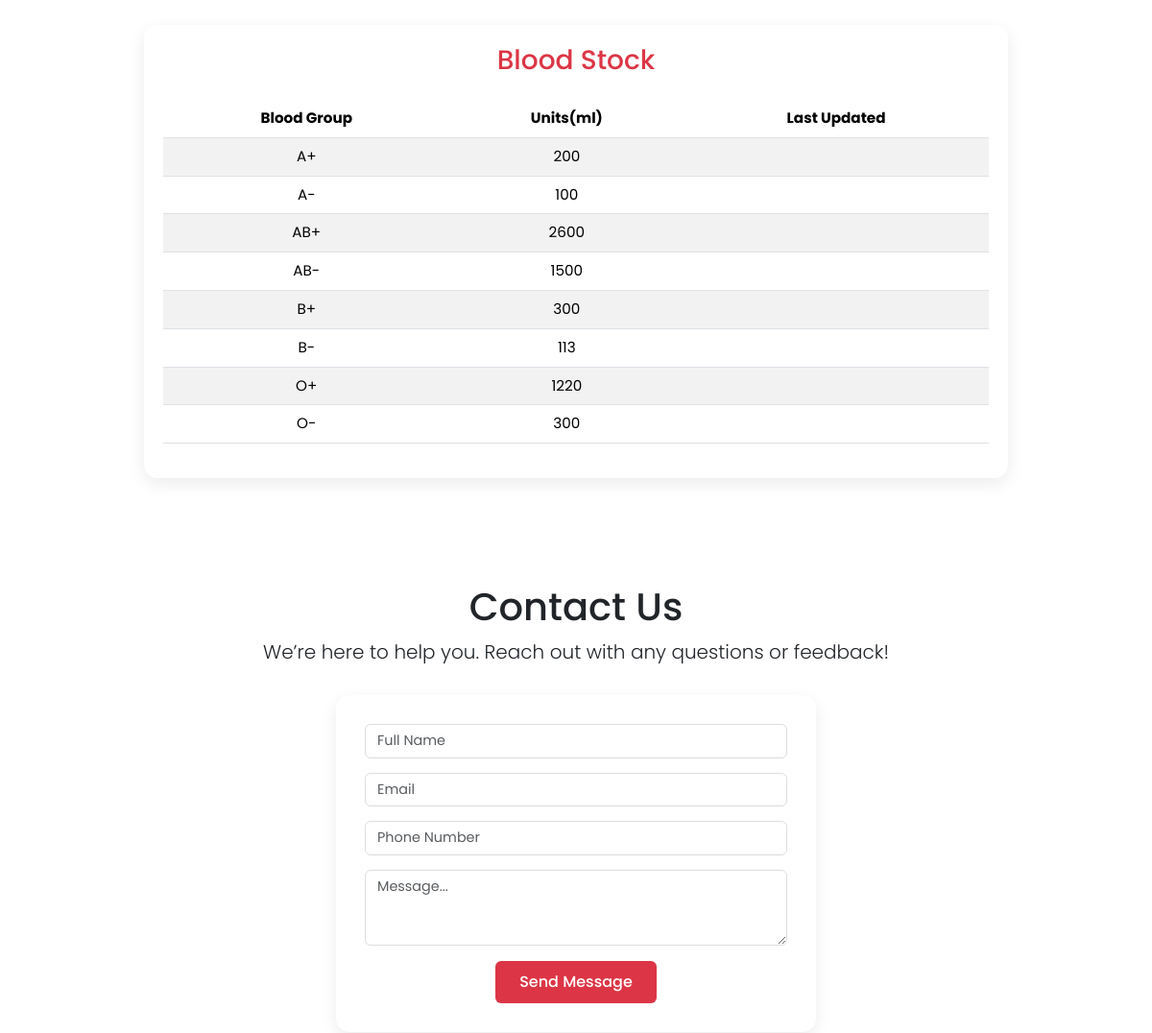
The app's page /patienthome/ (signed in, middle part), older data.
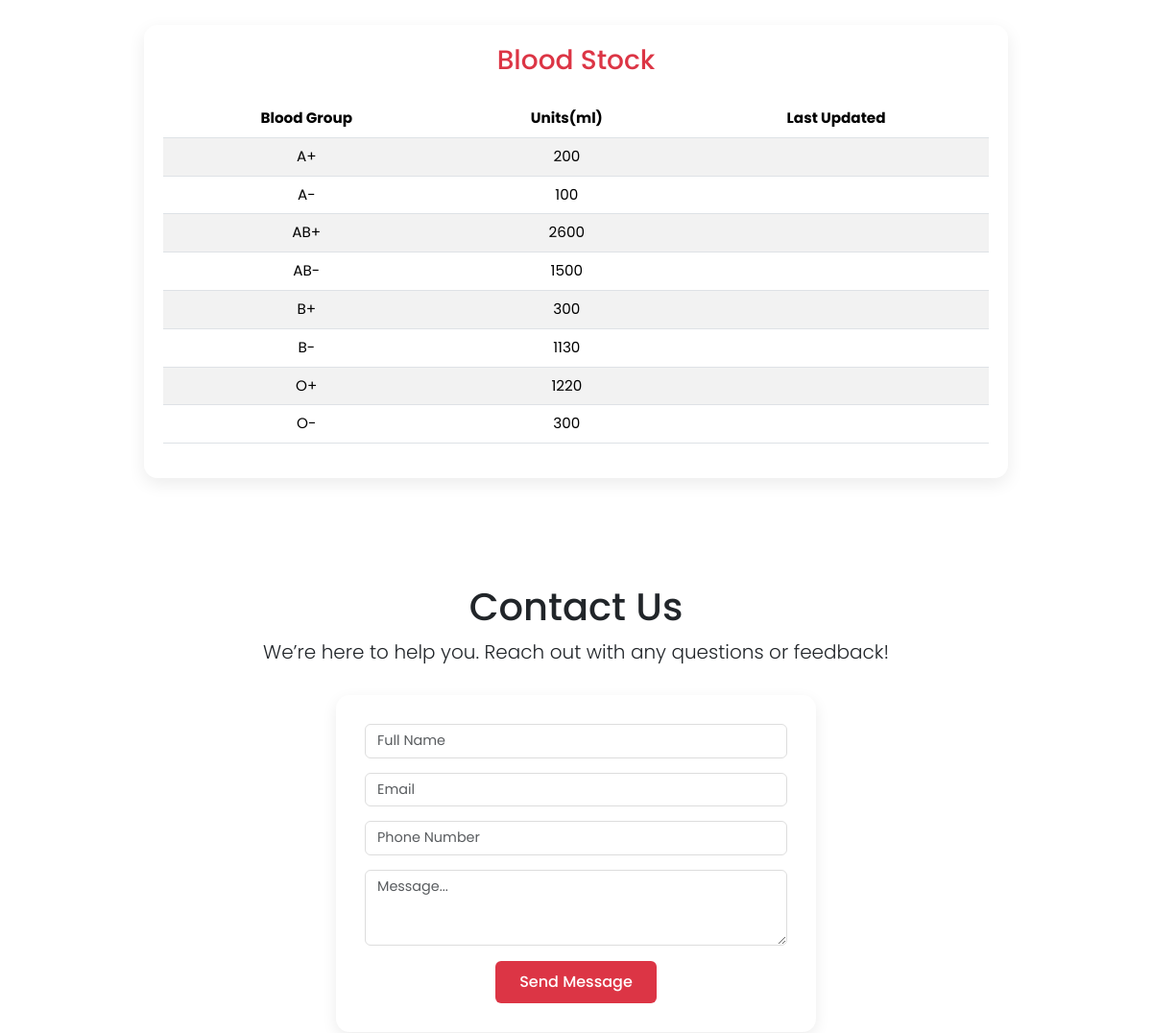
The same page, newer data.
### blood_bank_app/models.py (models this page shows, shortened)
class BloodStock(models.Model):
    BLOOD_GROUP = BLOOD_GROUP_CHOICES
    blood_group = models.CharField(max_length=5,choices=BLOOD_GROUP_CHOICES, unique=True)
    units = models.PositiveIntegerField(default=0)
    collected_date = models.DateField(default=date.today)
    expiry_date = models.DateField(blank=True, null=True)

### blood_bank_app/views.py (the view)
# urls.py: path('patienthome/', views.patient_home, name='patienthome'),
@login_required
def patient_home(request):
    patient_requests = BloodRequest.objects.filter(user=request.user)
    context = {
        'stocks': BloodStock.objects.all().order_by('blood_group'),
        'total_requests': patient_requests.count(),
        'pending_requests': patient_requests.filter(status='Pending').count(),
        'approved_requests': patient_requests.filter(status='Accepted').count(),
        'rejected_requests': patient_requests.filter(status='Rejected').count(),
        'username': request.user.username,
    }
    return render(request, 'patient/patient_home.html', context)

### blood_bank_app/templates/patient/patient_home.html (shortened to what this page needs)
<!DOCTYPE html>
<html lang="en">
<head>
  <link href="https://cdn.jsdelivr.net/npm/bootstrap@5.3.3/dist/css/bootstrap.min.css" rel="stylesheet">
  <link rel="stylesheet" href="https://cdnjs.cloudflare.com/ajax/libs/font-awesome/6.4.2/css/all.min.css">
</head>
<body>
  <div class="table-container">
    <h3 class="text-center text-danger mb-4">Blood Stock</h3>
    <div class="table-responsive">
      <table class="table table-striped align-middle">
        <thead>
          <tr>
            <th>Blood Group</th>
            <th>Units(ml)</th>
            <th>Last Updated</th>
          </tr>
        </thead>
        <tbody>
          {% for stock in stocks %}
          <tr>
            <td>{{ stock.blood_group }}</td>
            <td>{{ stock.units }}</td>
            <td>{{ stock.last_updated|date:"Y-m-d" }}</td>
          </tr>
          {% empty %}
          <tr>
            <td colspan="3">No stock records found.</td>
          </tr>
          {% endfor %}
        </tbody>
      </table>
    </div>
  </div>
  <section class="contact-section">
    <div class="container">
      <h1>Contact Us</h1>
      <p class="lead mt-2">We’re here to help you. Reach out with any questions or feedback!</p>
      <div class="contact-card">
        <form method="post">
          <input type="text" name="fname" class="form-control" placeholder="Full Name" required>
          <input type="email" name="email" class="form-control" placeholder="Email" required>
          <input type="tel" name="phonenum" class="form-control" placeholder="Phone Number" required>
          <textarea name="message" class="form-control" rows="3" placeholder="Message..." required></textarea>
          <div class="text-center mt-3">
            <button type="submit" class="btn btn-submit">Send Message</button>
          </div>
        </form>
      </div>
    </div>
  </section>
</body>
</html>

Row changes from the older to the newer data that the page shows:
changed BloodStock (number 6 of 8 on the later page): units "113" → "1130"
